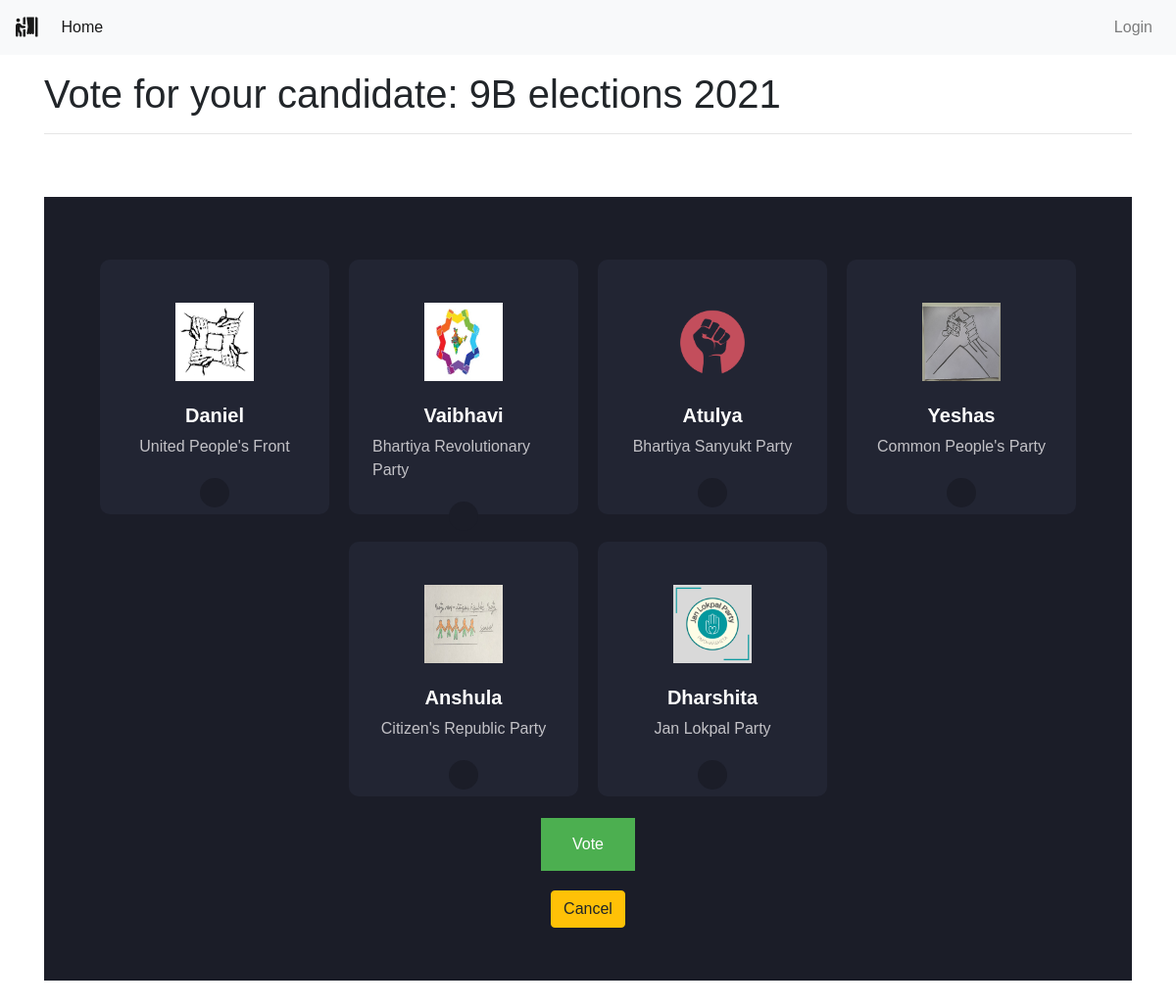
/polls/13/, run on the app's committed database.
### polls/models.py (models this page shows, shortened)
class Poll(models.Model):
    owner = models.ForeignKey(User, on_delete=models.CASCADE)
    text = models.TextField()
    pub_date = models.DateTimeField(default=timezone.now)
    active = models.BooleanField(default=True)
    def __str__(self):
        return self.text

class Choice(models.Model):
    poll = models.ForeignKey(Poll, on_delete=models.CASCADE)
    choice_text = models.CharField(max_length=255)

### polls/views.py (the view)
# urls.py: path('<int:poll_id>/', views.poll_detail, name='detail'),
def poll_detail(request, poll_id):
    poll = get_object_or_404(Poll, id=poll_id)
    if not poll.active and request.user.has_perm('polls.add_poll'):
        return render(request, 'polls/poll_result.html', {'poll': poll})
    loop_count = poll.choice_set.count()
    choice_text = []
    choice_id = []
    for choice in poll.choice_set.all():
        choice_text.append(choice.choice_text)
        choice_id.append(choice.id)
    print(choice_text, choice_id)
    context = {
        'poll': poll,
        'loop_time': range(0, loop_count),
        'choice_text': choice_text,
        'choice_id': choice_id
    }
    return render(request, 'polls/poll_detail.html', context)

### polls/templates/polls/poll_detail.html (shortened to what this page needs)
{% extends 'base.html' %}
{% load static %}
{% block content %}
<div class="container">
    <h1 class="mt-3 mb-3">Vote for your candidate: {{ poll }} </h1>
    <hr>
    <br><br>
    <form action="{% url 'polls:vote' poll.id %}" method="POST">
        <div class="wrapper">
            <div class="radio-buttons">
                <label class="custom-radio">
                    <div class="radio-btn">
                        <div class="content">
                            <div class="profile-img">
                                <img src="{% static 'daniel.png' %}" alt="" />
                            </div>
                            <label for="choice">{{ choice_text.0 }}</label>
                            <span class="skill">United People's Front </span>
                            <span class="check-icon">
                                <span class="icon"></span>
                            </span>
                        </div>
                    </div>
                </label>
                <label class="custom-radio">
                    <div class="radio-btn">
                        <div class="content">
                            <div class="profile-img">
                                <img src="{% static 'vai.png' %}" alt="" />
                            </div>
                            <label for="choice{{ forloop.counter }}">{{ choice_text.1 }}</label>
                            <span class="skill">Bhartiya Revolutionary Party</span>
                            <span class="check-icon">
                                <span class="icon"></span>
                            </span>
                        </div>
                    </div>
                </label>
                <label class="custom-radio">
                    <div class="radio-btn">
                        <div class="content">
                            <div class="profile-img">
                                <img src="{% static 'atu.png' %}" alt="" />
                            </div>
                            <label for="choice{{ forloop.counter }}">{{ choice_text.2 }}</label>
                            <span class="skill">Bhartiya Sanyukt Party </span>
                            <span class="check-icon">
                                <span class="icon"></span>
                            </span>
                        </div>
                    </div>
                </label>
                <label class="custom-radio">
                    <div class="radio-btn">
                        <div class="content">
                            <div class="profile-img">
                                <img src="{% static 'yeshas.jpg' %}" alt="" />
                            </div>
                            <label for="choice{{ forloop.counter }}">{{ choice_text.3 }}</label>
                            <span class="skill">Common People's Party</span>
                            <span class="check-icon">
                                <span class="icon"></span>
                            </span>
                        </div>
                    </div>
                </label>
                <label class="custom-radio">
                    <div class="radio-btn">
                        <div class="content">
                            <div class="profile-img">
                                <img src="{% static 'anshula.jpg' %}" alt="" />
                            </div>
                            <label for="choice{{ forloop.counter }}">{{ choice_text.4 }}</label>
                            <span class="skill">Citizen's Republic Party</span>
                            <span class="check-icon">
                                <span class="icon"></span>
                            </span>
                        </div>
                    </div>
                </label>
                <label class="custom-radio">
                    <div class="radio-btn">
                        <div class="content">
                            <div class="profile-img">
                                <img src="{% static 'dharshita.png' %}" alt="" />
                            </div>
                            <label for="choice{{ forloop.counter }}">{{ choice_text.5 }}</label>
                            <span class="skill">Jan Lokpal Party</span>
                            <span class="check-icon">
                                <span class="icon"></span>
                            </span>
                        </div>
                    </div>
                </label>
            </div>
            <input type="submit" value="Vote" class="button">
            <a class="btn btn-warning mt-3" href="{% url 'polls:list' %}" role="button">Cancel</a>
        </div><br><br><br><br><br>
    </form>
</div>
{% endblock content %}

### templates/base.html (shortened to what this page needs)
{% load static %}
<!DOCTYPE html>
<html lang="en">
<head>
    <link rel="stylesheet" href="https://maxcdn.bootstrapcdn.com/bootstrap/4.0.0/css/bootstrap.min.css"
>
    <link rel="stylesheet" href="https://use.fontawesome.com/releases/v5.6.3/css/all.css"
>
</head>
<body>
    {% include 'includes/navbar.html' %}
    {% block content %}
    {% endblock content %}
</body>
</html>

### templates/includes/navbar.html (shortened to what this page needs)
<nav class="navbar navbar-expand-sm navbar-light bg-light">
    <a class="navbar-brand" href="{% url 'home' %}"><i class="fas fa-person-booth"></i></a>
    <div class="collapse navbar-collapse" id="collapsibleNavId">
        <ul class="navbar-nav mr-auto mt-2 mt-lg-0">
            <li class="nav-item active">
                <a class="nav-link" href="{% url 'home' %}">Home <span class="sr-only">(current)</span></a>
            </li>
        </ul>
        <div class="navbar-nav ml-auto">
            {% if request.user.is_authenticated %}
            <a class="nav-link" href="{% url 'accounts:logout' %}">Logout</a>
            {% else %}
            <a class="nav-link" href="{% url 'accounts:login' %}">Login</a>
            {% endif %}
        </div>
    </div>
</nav>

### polls/templates/polls/poll_detail.html (style rules this page uses)
* { margin: 0; padding: 0; box-sizing: border-box; }
body { margin: 0; padding: 0; font-family: "Outfit", sans-serif; }
.wrapper { height: 100vh; background-color: #1b1d28; display: flex; align-items: center; justify-content: center; flex-direction: column; }
.radio-buttons { width: 100%; margin: 0 auto; display: flex; justify-content: center; flex-wrap: wrap; }
.radio-btn { position: relative; width: 234px; height: 260px; margin: 10px; background-color: #222533; border: 4px solid transparent; border-radius: 10px; cursor: pointer; }
.radio-btn .content { padding: 20px; display: flex; flex-direction: column; justify-content: center; align-items: center; }
.radio-btn .profile-img { width: 80px; height: 80px; margin: 20px 0; border-radius: 50%; }
.radio-btn .profile-img img { height: 100%; width: 100%; user-select: none; }
.radio-btn label { color: #fff; margin-bottom: 5px; font-size: 20px; font-weight: 700; text-transform: capitalize; }
.radio-btn .skill { display: inline-block; margin-bottom: 20px; color: #c3c2c7; font-size: 16px; text-transform: capitalize; justify-content: center; }
.radio-btn .check-icon { width: 30px; height: 30px; background-color: #1b1d28; border-radius: 50%; display: flex; align-items: center; justify-content: center; overflow: hidden; }
.radio-btn .check-icon .icon { display: inline-block; position: relative; width: 18px; height: 8px; margin-top: -2px; transform: rotate(-90deg); }
.radio-btn .check-icon .icon::before { content: ""; width: 3px; height: 100%; background-color: #fff; position: absolute; left: 0; bottom: 0; border: radius 10px; box-shadow: -2px 0 5px rgba(0, 0, 0, 0.231); transform: scaleY(0); transform-origin: top; transition: all 0.2 ease-in-out; }
.radio-btn .check-icon .icon::after { content: ""; width: 3px; height: 100%; background-color: #fff; position: absolute; left: 0; bottom: 0; border: radius 10px; box-shadow: 0 3px 5px rgba(0, 0, 0, 0.231); transform: scaleX(0); transform-origin: left; transition: all 0.2 ease-in-out; transition-delay: 0.1s; }
.button { background-color: #4CAF50; border: none; color: white; padding: 15px 32px; text-align: center; text-decoration: none; display: inline-block; font-size: 16px; margin: 4px 2px; cursor: pointer; }

### data on the page
Poll: text "9B elections 2021"
Choice: choice_text "Daniel"
Choice: choice_text "Vaibhavi"
Choice: choice_text "Atulya"
Choice: choice_text "Yeshas"
Choice: choice_text "Anshula"
Choice: choice_text "Dharshita"
